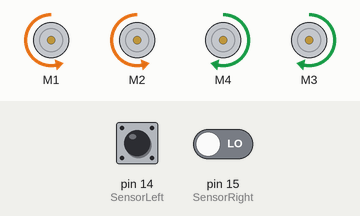
Bench run of a sketch on a simulated Arduino Uno, built with avr-gcc and run on an emulated ATmega328P. Shown: 4 × DC motor (green arrow = forward, orange = backward, longer = faster). Inputs (shaded band) come from the test bench; at power-on: pin 14 (SensorLeft) HIGH, pin 15 (SensorRight) LOW.

Above: at 1.2 s.
1.3 s: pin 14 (SensorLeft) driven LOW
At 2.1 s:
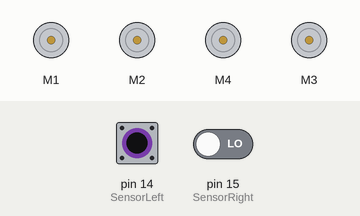
4.3 s: pin 15 (SensorRight) driven HIGH
At 5.5 s:
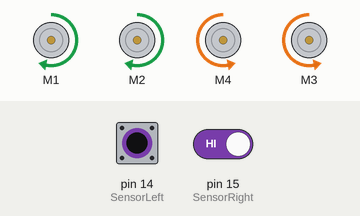
5.8 s: pin 15 (SensorRight) driven LOW
8.8 s: pin 14 (SensorLeft) driven HIGH
At 10.0 s:
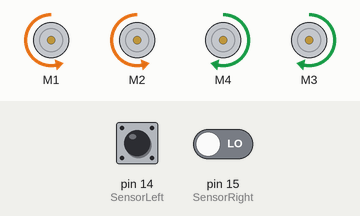
10.3 s: pin 14 (SensorLeft) driven LOW
13.3 s: pin 14 (SensorLeft) pulsed HIGH 5 times (0.12 s each, 0.3 s apart)
Timing chart, 0 to 48.8 s (numbered marks = the images above; inputs shaded):
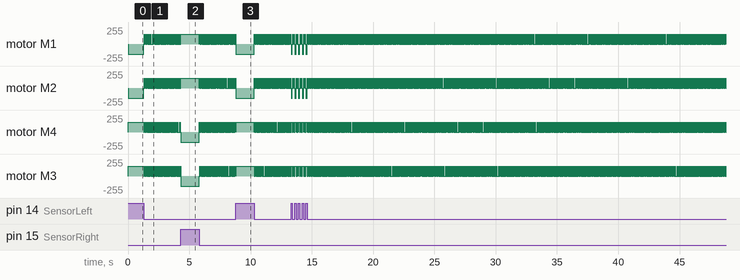

Measured:
- after the input at 4.3 s, motor M1, motor M2: goes on until 4.3 s, then stays forward 150/255
- after the input at 8.8 s, motor M4, motor M3: goes on until 8.8 s, then stays forward 150/255

The sketch:

L293D_linefollow_mode20181015.ino
```cpp
// VEEDOOO PROGRAMMING SMART CAR
//  LESSON 3  LINE FOLLOWING MODE
/* This program will make the car go with a black line with 2 detective sensor input */
#include <AFMotor.h>      //include the AFMotor library file
AF_DCMotor motorLF(1, MOTOR12_2KHZ);  //according to the wiring connection, define the M1 to Left Front motor as motorLF
AF_DCMotor motorLB(2, MOTOR12_2KHZ);  //according to the wiring connection, define the M2 to Left Back motor as motorLB
AF_DCMotor motorRB(3, MOTOR12_2KHZ);  //according to the wiring connection, define the M3 to Right Back motor as motorRB
AF_DCMotor motorRF(4, MOTOR12_2KHZ);  //according to the wiring connection, define the M4 to Right Front motor as motorRF
int speed=150;
const int SensorLeft = 14;       //左循迹红外传感器(A0)
const int SensorRight = 15;     //右循迹红外传感器(A1)
int SL;    //左循迹红外传感器状态
int SR;    //右循迹红外传感器状态

void setup() {  // setup function, will be run only one time when started
Serial.begin(9600); //set the communicate rate to 9600
motorLF.setSpeed(speed); //set the motors speed, it could be change between 0~255
motorLB.setSpeed(speed);
motorRF.setSpeed(speed);
motorRB.setSpeed(speed);
}

void loop(){  // loop function, will run this part over and over again
//   检测到黑线输出高， 同时开关指示灯灭；  检测到白色区域输出低， 同时开关指示灯亮；
  SR = digitalRead(SensorRight);//
  SL = digitalRead(SensorLeft);//
  if (SL==LOW&&SR==LOW)
    forward();   //调用前进函数
 if (SL==HIGH&&SR==LOW)// 左循迹红外传感器,检测到信号，车子向右偏离轨道，向左转
       leftspin();
 //   while(SL);
   else if
  (SR==HIGH&&SL==LOW) // 右循迹红外传感器,检测到信号，车子向左偏离轨道，向右转
       rightspin();
 //   while(SR);

 else  // 两边都检测到黑线, 停止
  stop();
}

void forward()    // to make the car run forward, just let the 4 wheels all run forward
{
 motorLF.run(FORWARD);
 motorLB.run(FORWARD);
 motorRF.run(FORWARD);
 motorRB.run(FORWARD);
  }

void backward()  // to make the car run backward, just let the 4 wheels all run backward
{
motorLF.run(BACKWARD);
motorLB.run(BACKWARD);
motorRF.run(BACKWARD);
motorRB.run(BACKWARD);
  }

void left() // to make the car turn left, just let the 2 left wheels stop, and make the 2 right wheels move forward
{
motorLF.run(RELEASE);
motorLB.run(RELEASE);
motorRF.run(FORWARD);
motorRB.run(FORWARD);
}

void leftspin() // to make the car leftspin, just let the 2 left wheels backward, and make the 2 right wheels move forward
{
motorLF.run(BACKWARD);
motorLB.run(BACKWARD);
motorRF.run(FORWARD);
motorRB.run(FORWARD);
}

void right() // to make the car turn right, just let the 2 left wheels move forward, and make the 2 right wheels keep stop
{
 motorLF.run(FORWARD);
 motorLB.run(FORWARD);
 motorRF.run(RELEASE);
 motorRB.run(RELEASE);
  }

void rightspin()  // to make the car rightspin, just let the 2 left wheels forward, and make the 2 right wheels move backward
{
 motorLF.run(FORWARD);
 motorLB.run(FORWARD);
 motorRF.run(BACKWARD);
 motorRB.run(BACKWARD);
  }

void stop() // to make the car stop, just let the 4 wheels keep stop by the RELEASE setting
{
motorLF.run(RELEASE);
motorLB.run(RELEASE);
motorRF.run(RELEASE);
motorRB.run(RELEASE);
  }
```
